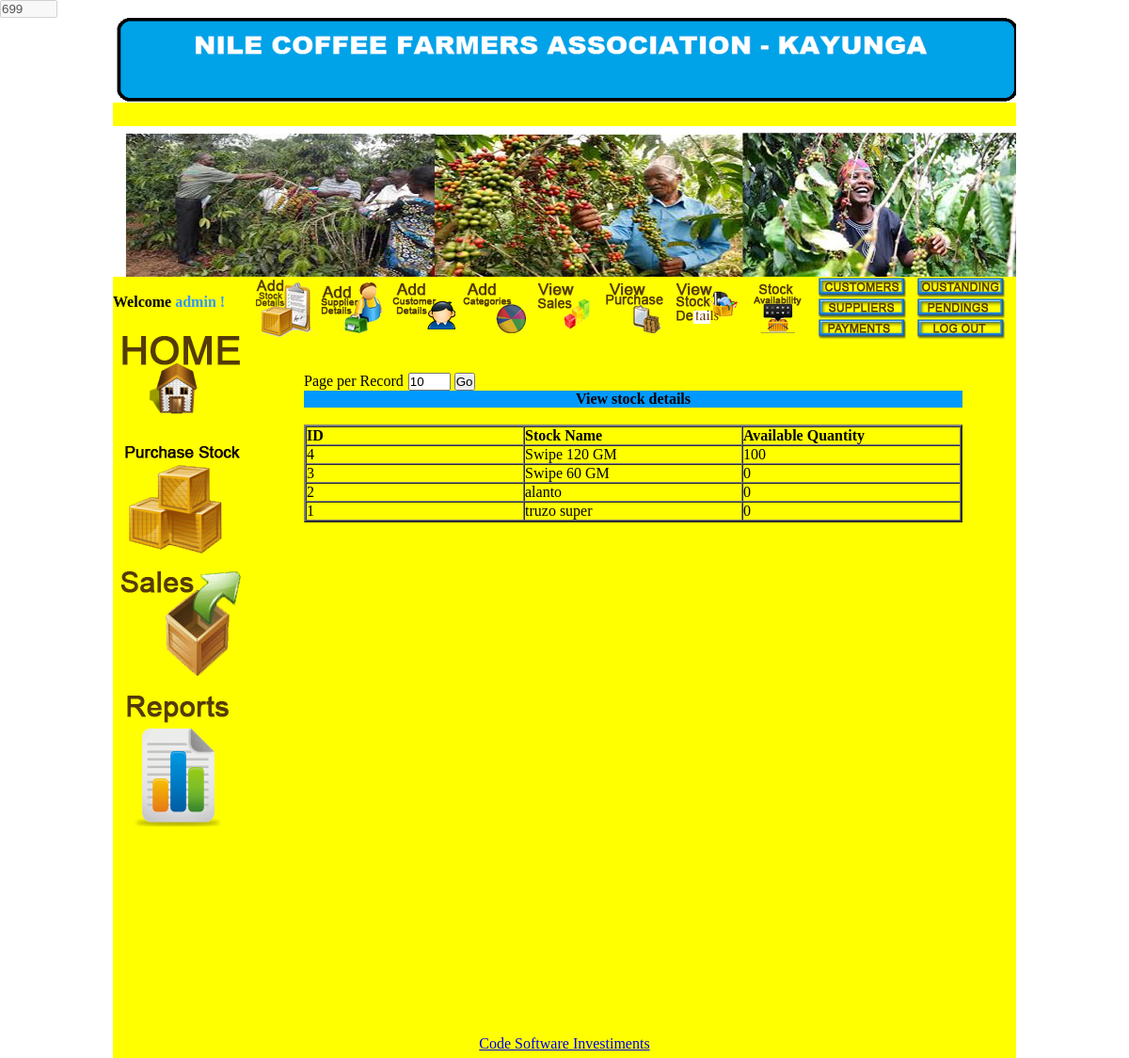
Page /view_stock_availability.php (signed in) on the earlier database version.
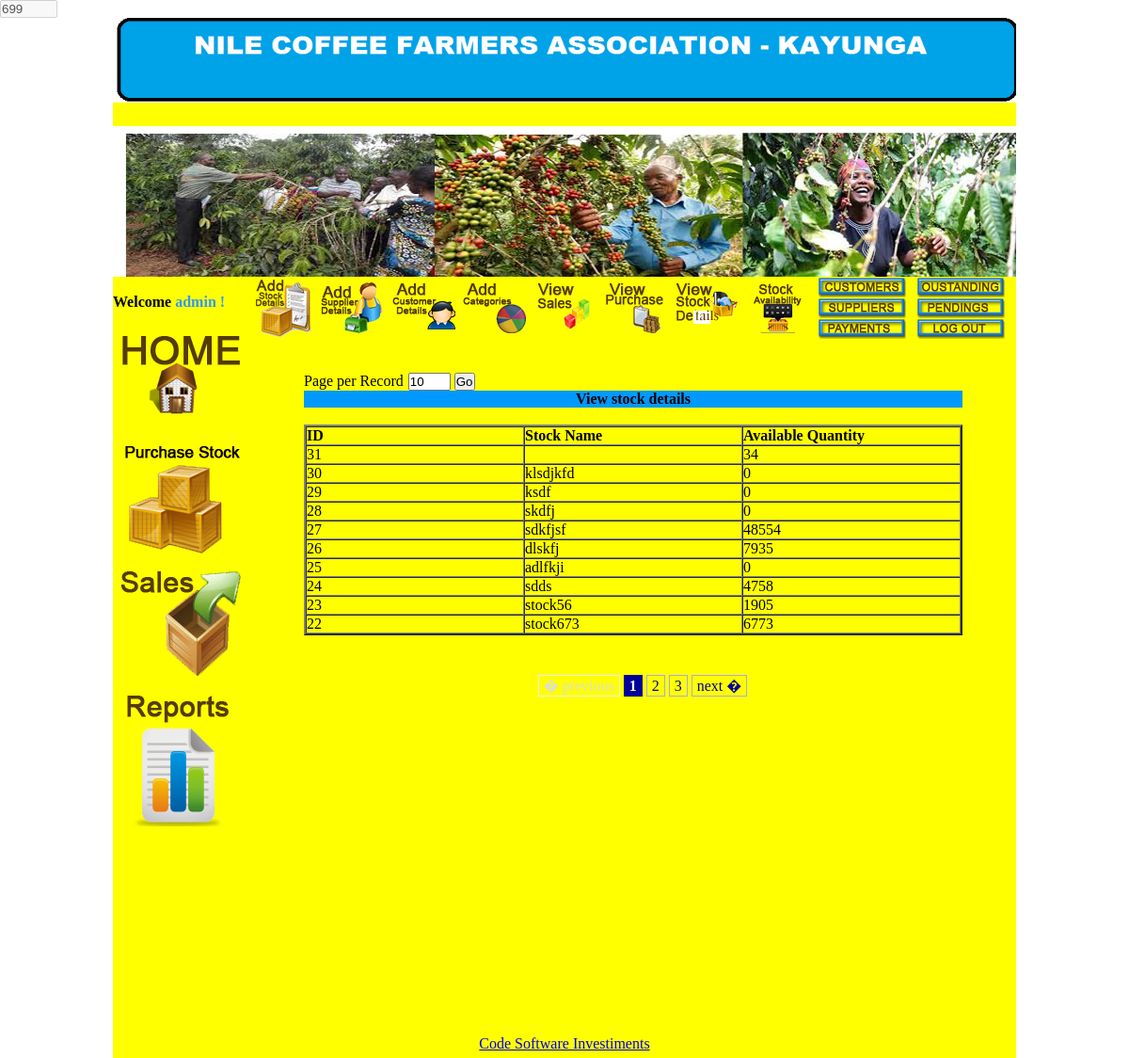
Same page on the later database version.
### tables this page shows
CREATE TABLE `stock_avail` (
  `id` int(10) unsigned NOT NULL auto_increment,
  `name` varchar(120) NOT NULL,
  `quantity` int(10) unsigned NOT NULL,
  PRIMARY KEY  (`id`)
);

### view_stock_availability.php (the view, shortened to what the changed rows need)
<?php
if(!isset($_SESSION['username']) || $_SESSION['usertype'] !='admin'){
header("location:index.php?msg=Please%20login%20to%20access%20admin%20area%20!");
}
else
{
	include_once "db.php";
?><!DOCTYPE HTML PUBLIC "-//W3C//DTD HTML 4.01 Transitional//EN"
"http://www.w3.org/TR/html4/loose.dtd">
<html>
<head>
<link rel="stylesheet" href="css/validationEngine.jquery.css" type="text/css" media="screen" title="no title" charset="utf-8" />
		<link rel="stylesheet" href="css/template.css" type="text/css" media="screen" title="no title" charset="utf-8" />
<link rel="stylesheet" type="text/css" href="jquery.autocomplete.css" />
<link rel="stylesheet" type="text/css" href="lib/thickbox.css" />
</head>
<body onload="setTimeout('startCountDown()',2000);" onmousemove="resetTimer();">
				</td> <td height="500" align="center" valign="top">
<br>
<br>
				<?php
	$adjacents = 3;
	$query = "SELECT COUNT(*) as num FROM stock_avail";
	$total_pages = mysql_fetch_array(mysql_query($query));
	$total_pages = $total_pages[num];
	$targetpage = "view_stock_availability.php";
	$limit = 10;
	$page = $_GET['page'];
	if($page)
		$start = ($page - 1) * $limit;
	else
		$start = 0;
	$sql = "SELECT * FROM  stock_avail  ORDER BY id desc LIMIT $start, $limit ";
	$result = mysql_query($sql);
	if ($page == 0) $page = 1;
	$prev = $page - 1;
	$next = $page + 1;
	$lastpage = ceil($total_pages/$limit);
	$pagination = "";
	if($lastpage > 1)
	{
		$pagination .= "<div class=\"pagination\">";
		if ($page > 1)
			$pagination.= "<a href=\"$targetpage?page=$prev&limit=$limit\">� previous</a>";
		else
			$pagination.= "<span class=\"disabled\">� previous</span>";
		if ($lastpage < 7 + ($adjacents * 2))
		{
			for ($counter = 1; $counter <= $lastpage; $counter++)
			{
				if ($counter == $page)
					$pagination.= "<span class=\"current\">$counter</span>";
				else
					$pagination.= "<a href=\"$targetpage?page=$counter&limit=$limit\">$counter</a>";
			}
		}
		if ($page < $counter - 1)
			$pagination.= "<a href=\"$targetpage?page=$next&limit=$limit\">next �</a>";
		else
			$pagination.= "<span class=\"disabled\">next �</span>";
		$pagination.= "</div>\n";
	}
?>
	 <form name="deletefiles" action="deleteselected.php" method="post">
	 <div style="overflow-x:auto;">
      <table width="700" border="0" cellspacing="0" cellpadding="0">
      <tr>
        <td align="center"><table width="100%"  border="2" cellspacing="0" cellpadding="0">
		  <?php
								while($row = mysql_fetch_array($result))
		{
										 ?>
  											<tr>
       	<td width="100"><?php echo $row['id']; ?></td>
        <td width="100"><?php echo $row['name']; ?></td>
		 <td width="100"><?php echo $row['quantity']; ?></td>
 								  </tr>
                                             <?php
									  }
?>
        </table>
		</div>
		</td>
      <tr>
        <td align="center"><div style="margin-left:20px;"><?php echo $pagination; ?></div></td>
      </tr>
</body>
</html>
<?php
}
?>

Differences in the rows shown:
no longer on this page (row edited): stock_avail: id "4", name "Swipe 120 GM", quantity "100"
no longer on this page (row edited): stock_avail: id "3", name "Swipe 60 GM", quantity "0"
removed stock_avail: id "2", name "alanto", quantity "0"
removed stock_avail: id "1", name "truzo super", quantity "0"
added stock_avail: id "31", quantity "34"
added stock_avail: id "30", name "klsdjkfd", quantity "0"
added stock_avail: id "29", name "ksdf", quantity "0"
added stock_avail: id "28", name "skdfj", quantity "0"
added stock_avail: id "27", name "sdkfjsf", quantity "48554"
added stock_avail: id "26", name "dlskfj", quantity "7935"
added stock_avail: id "25", name "adlfkji", quantity "0"
added stock_avail: id "24", name "sdds", quantity "4758"
added stock_avail: id "23", name "stock56", quantity "1905"
added stock_avail: id "22", name "stock673", quantity "6773"
Other differences:
new list line: "1"
new list line: "2"
new list line: "3"
text now shown: "next �"
